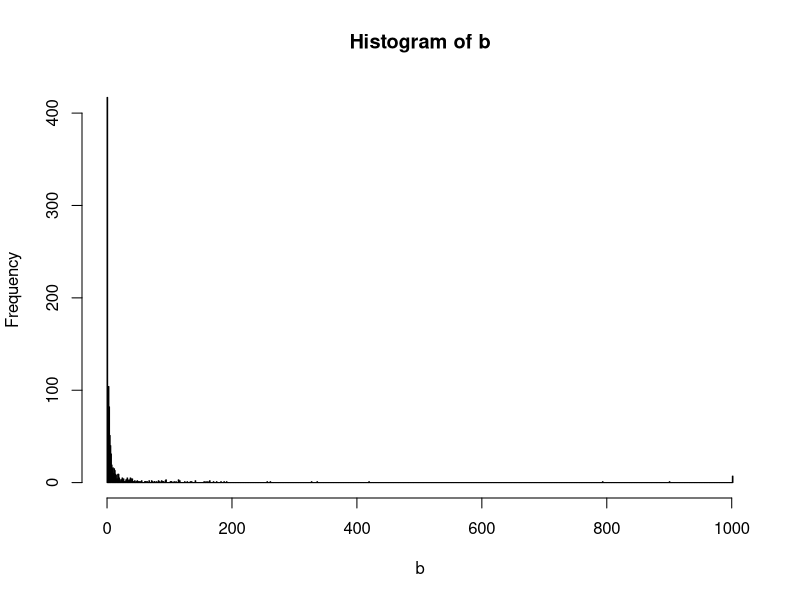
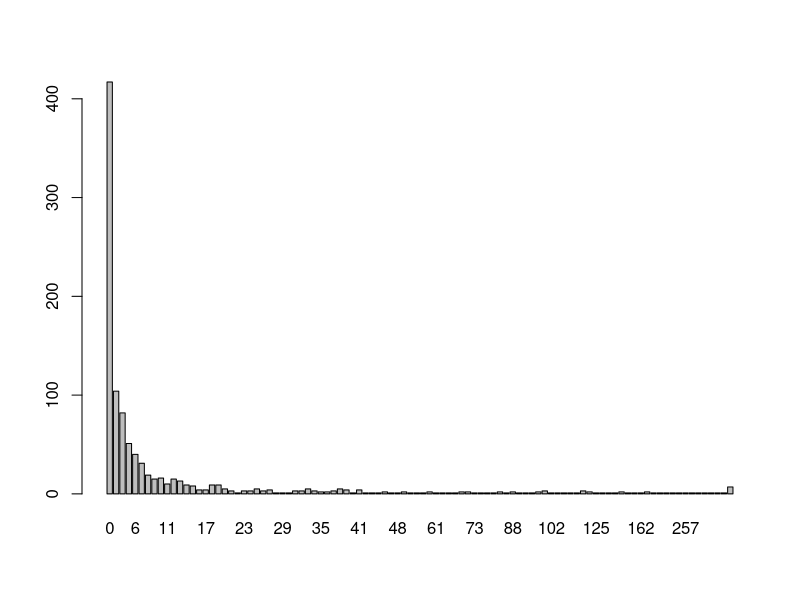
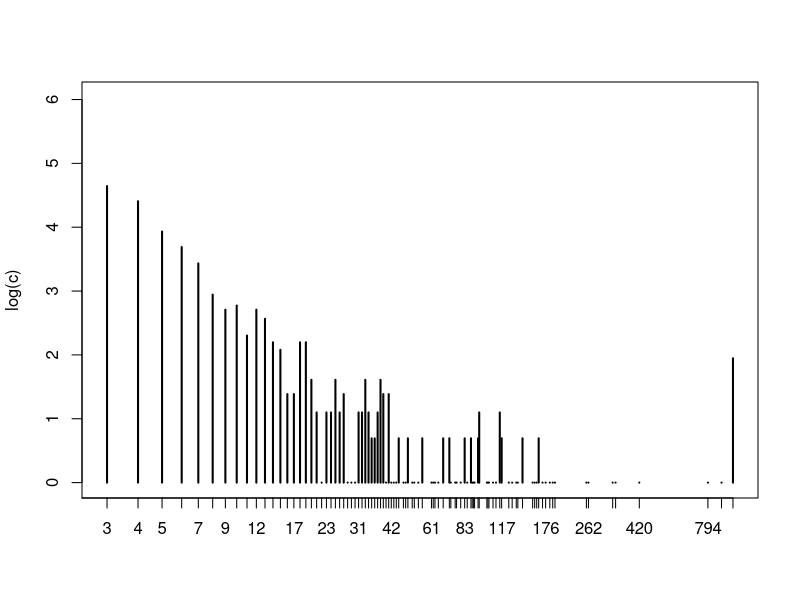

Generate these figures, in order, with R:
library(plotrix)

a = read.csv("cnt.csv", sep="," ,nrows=1000);
b = a[,1];
print(b);
hist(b, breaks=1000);
c = table(a$num);
print(c)

barplot(c)
plot(log(c), log="x")
